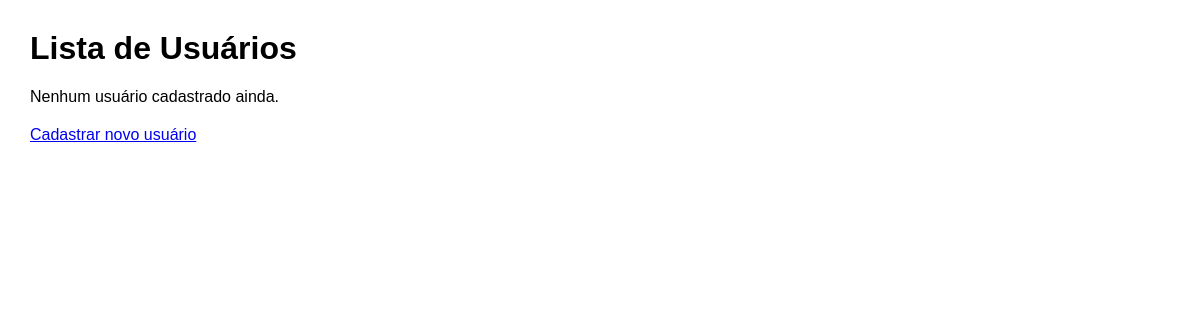
The page /usuarios on the database as committed earlier.
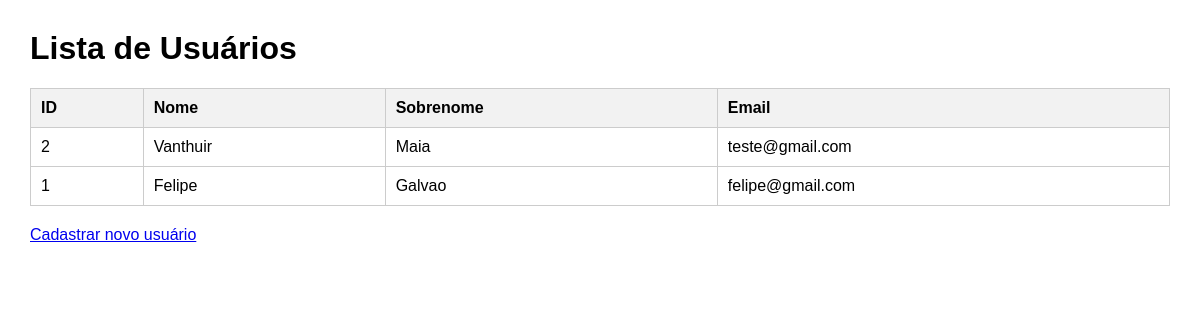
The same page on the database as committed later.
### app.py (models this page shows, shortened)
class Usuario(db.Model):
    __tablename__ = "usuarios"
    id = db.Column(db.Integer, primary_key=True)
    nome = db.Column(db.String(100), nullable=False)
    sobrenome = db.Column(db.String(100), nullable=False)
    email = db.Column(db.String(120), unique=True, nullable=False)
    senha = db.Column(db.String(200), nullable=False)  # guarda o hash

### app.py (the view)
@app.route("/usuarios")
def listar_usuarios():
    usuarios = Usuario.query.order_by(Usuario.id.desc()).all()
    return render_template("usuarios.html", usuarios=usuarios)

### templates/usuarios.html (shortened to what this page needs)
<!DOCTYPE html>
<html lang="pt-br">
<head>
</head>
<body>
  <h1>Lista de Usuários</h1>
  {% if usuarios %}
    <table>
      <tr>
        <th>ID</th>
        <th>Nome</th>
        <th>Sobrenome</th>
        <th>Email</th>
      </tr>
      {% for user in usuarios %}
      <tr>
        <td>{{ user.id }}</td>
        <td>{{ user.nome }}</td>
        <td>{{ user.sobrenome }}</td>
        <td>{{ user.email }}</td>
      </tr>
      {% endfor %}
    </table>
  {% else %}
    <p>Nenhum usuário cadastrado ainda.</p>
  {% endif %}
  <p style="margin-top:20px;">
    <a href="{{ url_for('cadastro') }}">Cadastrar novo usuário</a>
  </p>
</body>
</html>

### templates/usuarios.html (style rules this page uses)
body { font-family: Arial, sans-serif; margin: 30px; }
table { width: 100%; border-collapse: collapse; margin-top: 20px; }
th, td { padding: 10px; border: 1px solid #ccc; text-align: left; }
th { background: #f2f2f2; }

Rows that differ between the two databases and show on the page:
added Usuario: id "2", nome "Vanthuir", sobrenome "Maia", email "teste@gmail.com"
added Usuario: id "1", nome "Felipe", sobrenome "Galvao", email "felipe@gmail.com"
Other text that changed with them:
text no longer shown: "Nenhum usuário cadastrado ainda."
text now shown: "ID Nome Sobrenome Email"
